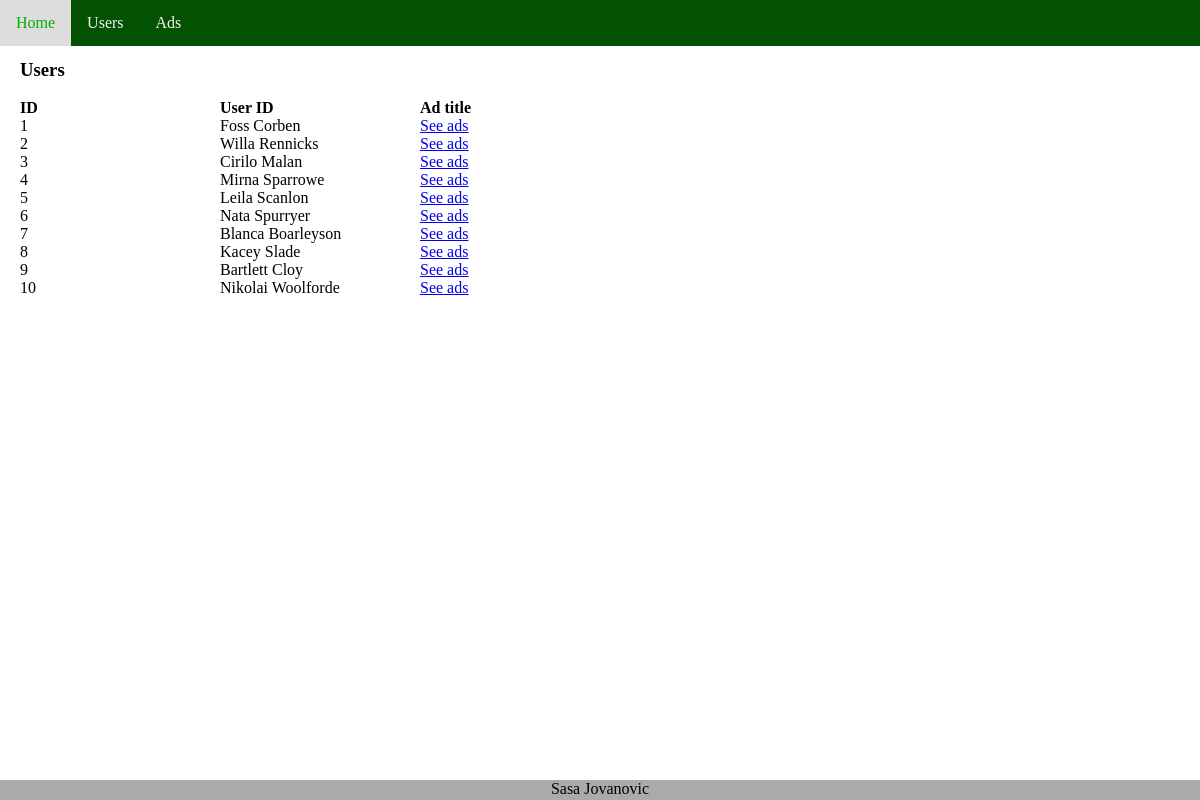
The page /_APP_INNER_DIRECTORY_/Users/ on the database its author committed.
### tables this page shows
CREATE TABLE `users` (
  `id` int(4) NOT NULL,
  `name` varchar(30) NOT NULL
);

### src/Core/Template.php (called while the page is built, shortened)
<?php
class Template
{
   private $template;
   function load($filepath) {
      $this->template = $filepath;
   }
   function publish()
   {
       include($this->template);
   }
}
?>

### src/Controller/AbstractController.php (called while the page is built, shortened)
<?php
class AbstractController
{
    private $template;
    public function __construct()
    {
        $this->template = new \Core\Template();
    }
    protected function getView($subtemplate, array $variables = [], array $rows = [])
    {
        $this->template->load("src/View/master.php");
        $this->template->replace('include', $subtemplate);
        foreach ($variables as $k=>$v) {
            $this->template->replace($k, $v);
        }
        $this->template->replace("rows", $rows);
        $this->template->publish();
    }
}
?>

### src/Controller/Users.php (called while the page is built, shortened)
<?php
class Users extends AbstractController
{
    public function index() {
      $variables=array(
        'pagetitle'=>'Users',
        'heading'=>'Users'
        );
      $uid = (isset($_GET['uid']) ? $_GET['uid'] : false );
      $users = Model\Users::find($uid);
      $subtemplate = \Core\Util::getTemplate(__CLASS__,__FUNCTION__);
      return parent::getView($subtemplate,$variables,$users);
    }
}
?>

### index.php (called while the page is built, shortened)
<?php
$request = new Request($_SERVER, $_POST, $_GET, $_FILES);
try {
    $controller = $request->getController();
    $params =  $request->getGet();
    $method = $request->getMethod($controller);
    $controller = new $controller;
    $controller->$method($params);
} catch (Exception $e) {
    echo sprintf(
        'Erro Code: %s  Message: <b>%s</b> at %s line: %s',
        $e->getCode(),
        $e->getMessage(),
        $e->getFile(),
        $e->getLine()
    );
}
?>

### src/Model/Users.php (called while the page is built, shortened)
<?php
  class Users {
    public static function find($uid) {
      $db = \Core\Db::getInstance();
      $where = ($uid ? " WHERE id=".intval($uid) : "");
      $req = $db->query('SELECT * FROM users'.$where);
      return $req->fetchAll();
    }
  }
?>

### src/View/Users/index.php (the view)
<h3><?php echo $heading ?></h3>
<div class="table">
  <div class="row">
    <div class="col strong">ID</div>
    <div  class="col strong">User ID</div>
    <div  class="col strong">Ad title</div>
  </div>
<?php foreach($rows as $row) { extract($row); ?>
  <div class="row">
  <div class="col"><?php echo $id; ?></div>
    <div  class="col"><?php echo $name; ?></div>
    <div  class="col"><a href='<?php echo APP_INNER_DIRECTORY;?>/Ads/?uid=<?php echo $id; ?>'>See ads</a></div>
  </div>
<?php } ?>
</div>

### src/View/master.php (shortened to what this page needs)
<DOCTYPE html>
<html>
  <head>
    <link rel = "stylesheet"  type = "text/css"  href = "<?php echo APP_INNER_DIRECTORY;?>/css/main.css" />
  </head>
  <body>
    <header>
    <div class="topnav">
          <a href='<?php echo APP_INNER_DIRECTORY;?>'>Home</a>
          <a href='<?php echo APP_INNER_DIRECTORY;?>/Users/'>Users</a>
          <a href='<?php echo APP_INNER_DIRECTORY;?>/Ads/'>Ads</a>
    </div>
    </header>
    <section>
        <?php include($include); ?>
        <div class="push"></div>
    </section>
    <footer>
      Sasa Jovanovic
    </footer>
  <body>
<html>

### css/main.css (style rules this page uses)
* { box-sizing: border-box; }
html , body { margin:0; padding:0; height:100%; }
header { position: fixed; text-align: center; width: 100%; height: 40px; }
section { min-height: 100%; margin-bottom: -20px; padding:40px 10px 10px 20px; }
.push { height: 20px; }
footer { width:100%; height:20px; background-color:#aaa; color: #000; text-align: center; }
.topnav { overflow: hidden; background-color:rgb(2, 82, 2); }
.topnav a { float: left; display: block; color: #f2f2f2; text-align: center; padding: 14px 16px; text-decoration: none; }
.table { display: table; width: auto; border: none; }
.row { display: table-row; width: auto; clear: both; }
.col { float: left; display: table-column; width: 200px; }
.strong { font-weight: bold; }

### rows shown on the page
users: id "1", name "Foss Corben"
users: id "2", name "Willa Rennicks"
users: id "3", name "Cirilo Malan"
users: id "4", name "Mirna Sparrowe"
users: id "5", name "Leila Scanlon"
users: id "6", name "Nata Spurryer"
users: id "7", name "Blanca Boarleyson"
users: id "8", name "Kacey Slade"
users: id "9", name "Bartlett Cloy"
users: id "10", name "Nikolai Woolforde"

### other values the page prints
$heading "Users"
